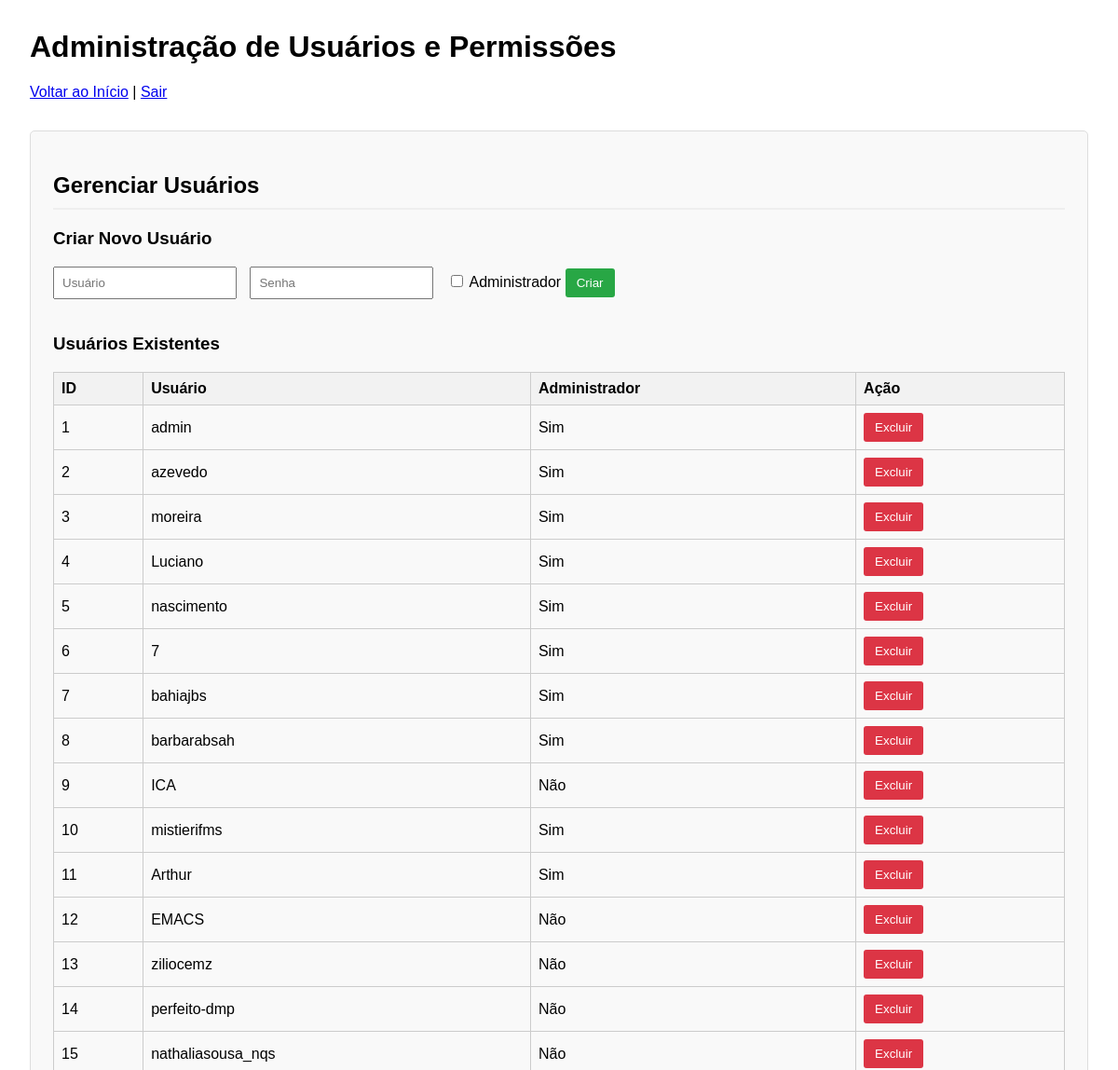
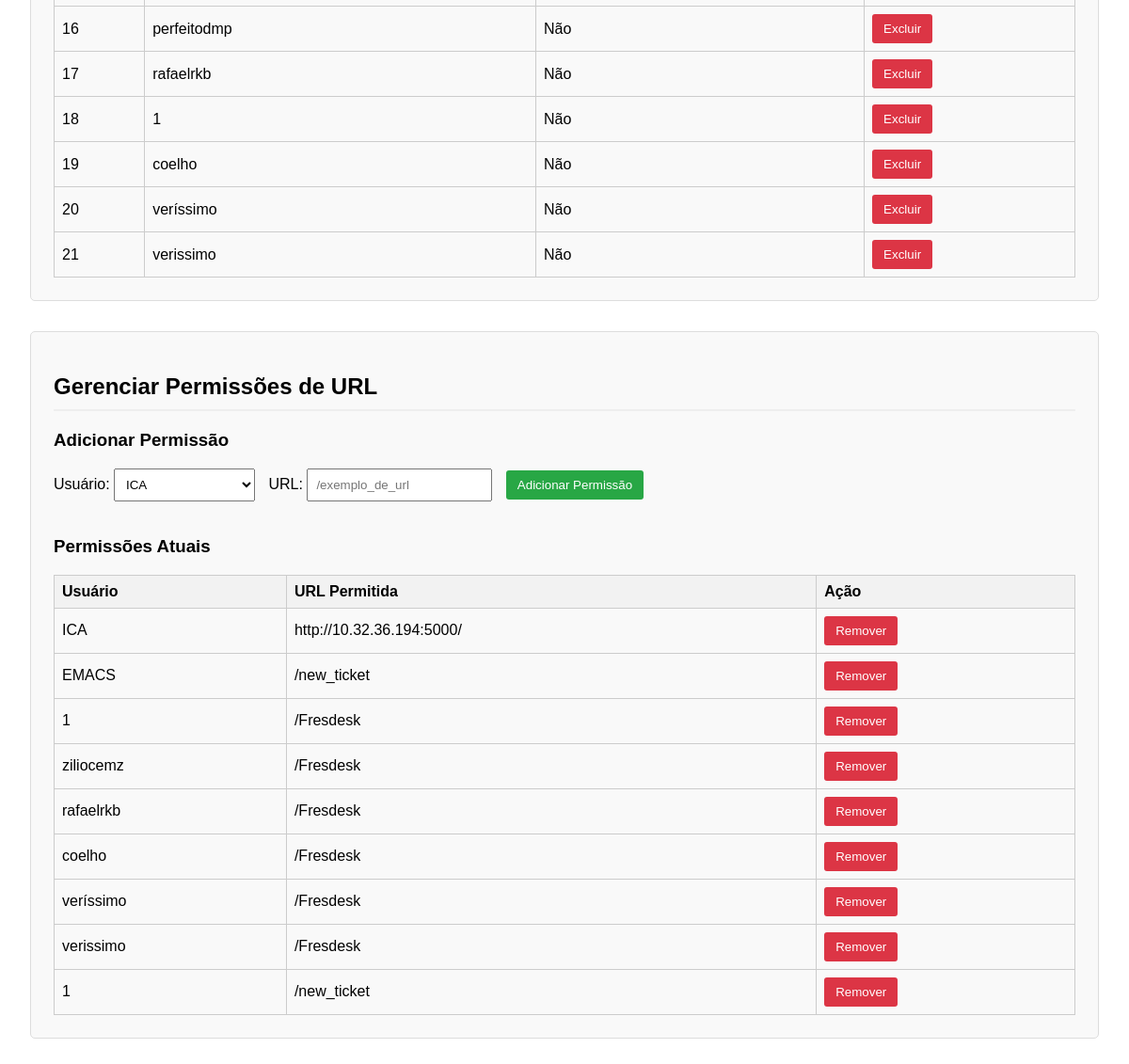
The page /admin (signed in) on the database its author committed (2 pictures, top to bottom).
### APP2_LIMPO.py (models this page shows, shortened)
class User(UserMixin, db.Model):
    id = db.Column(db.Integer, primary_key=True)
    username = db.Column(db.String(50), unique=True, nullable=False)
    password_hash = db.Column(db.String(128), nullable=False)
    is_admin = db.Column(db.Boolean, default=False)

class Permission(db.Model):
    id = db.Column(db.Integer, primary_key=True)
    AUX1 = db.Column(db.Integer, db.ForeignKey('user.id'), nullable=False)
    url = db.Column(db.String(200), nullable=False)
    user = db.relationship('User', backref='permissions')

### APP2_LIMPO.py (the view, shortened to what this page needs)
@app.route('/admin', methods=['GET', 'POST'])
@login_required
@permission_required
def admin():
    if not current_user.is_admin:
        flash('Acesso negado: apenas administradores podem acessar esta página.', 'error')
        return redirect(url_for('index'))
    users = User.query.all()
    permissions = Permission.query.all()
    return render_template('admin.html', users=users, permissions=permissions)

### APP2_LIMPO.py (called while the page is built, shortened)
def permission_required(f):
    @wraps(f)
    def decorated_function(*args, **kwargs):
        if not current_user.is_authenticated:
            flash('Você precisa estar logado para acessar esta página.', 'error')
            return redirect(url_for('login'))
        if getattr(current_user, 'is_admin', False):
            logger.debug("Usuário é admin, acesso total permitido.")
            return f(*args, **kwargs)
    return decorated_function

@app.context_processor
def utility_processor():
    def has_permission(url_path):
        if getattr(current_user, 'is_admin', False):
            return True
        if not current_user.is_authenticated:
            return False
        allowed_urls = [p.url for p in current_user.permissions]
        return _path_allowed(allowed_urls, url_path)
    return dict(has_permission=has_permission)

@login_manager.user_loader
def load_user(user_id):
    return db.session.get(User, int(user_id))

### templates/admin.html (shortened to what this page needs)
<!DOCTYPE html>
<html lang="pt-br">
<head>
</head>
<body>
    <div class="container">
        <h1>Administração de Usuários e Permissões</h1>
        <a href="{{ url_for('index') }}">Voltar ao Início</a> | <a href="{{ url_for('logout') }}">Sair</a>
        <div class="form-section">
            <h2>Gerenciar Usuários</h2>
            <h3>Criar Novo Usuário</h3>
            <form method="POST" action="{{ url_for('admin') }}">
                <input type="text" name="username" placeholder="Usuário" required>
                <input type="password" name="password" placeholder="Senha" required>
                <label><input type="checkbox" name="is_admin"> Administrador</label>
                <button type="submit">Criar</button>
            </form>
            <h3 style="margin-top: 2em;">Usuários Existentes</h3>
            <table>
                <thead>
                    <tr>
                        <th>ID</th>
                        <th>Usuário</th>
                        <th>Administrador</th>
                        <th>Ação</th>
                    </tr>
                </thead>
                <tbody>
                    {% for user in users %}
                    <tr>
                        <td>{{ user.id }}</td>
                        <td>{{ user.username }}</td>
                        <td>{% if user.is_admin %}Sim{% else %}Não{% endif %}</td>
                        <td>
                            <form method="POST" action="{{ url_for('admin') }}" style="display:inline;">
                                <button type="submit" class="btn-delete" onclick="return confirm('Tem certeza que deseja excluir este usuário?');">Excluir</button>
                            </form>
                        </td>
                    </tr>
                    {% endfor %}
                </tbody>
            </table>
        </div>
        <div class="form-section">
            <h2>Gerenciar Permissões de URL</h2>
            <h3>Adicionar Permissão</h3>
            <form method="POST" action="{{ url_for('admin') }}">
                <label for="user_id">Usuário:</label>
                <select name="user_id" id="user_id" required>
                    {% for user in users %}
                        {% if not user.is_admin %}
                            <option value="{{ user.id }}">{{ user.username }}</option>
                        {% endif %}
                    {% endfor %}
                </select>
                <label for="url">URL:</label>
                <input type="text" name="url" id="url" placeholder="/exemplo_de_url" required>
                <button type="submit">Adicionar Permissão</button>
            </form>
            <h3 style="margin-top: 2em;">Permissões Atuais</h3>
            <table>
                <thead>
                    <tr>
                        <th>Usuário</th>
                        <th>URL Permitida</th>
                        <th>Ação</th>
                    </tr>
                </thead>
                <tbody>
                    {% for perm in permissions %}
                    <tr>
                        <td>{{ perm.user.username }}</td>
                        <td>{{ perm.url }}</td>
                        <td>
                            <form method="POST" action="{{ url_for('admin') }}" style="display:inline;">
                                <button type="submit" class="btn-delete">Remover</button>
                            </form>
                        </td>
                    </tr>
                    {% endfor %}
                </tbody>
            </table>
        </div>
    </div>
</body>
</html>

### templates/admin.html (style rules this page uses)
body { font-family: sans-serif; margin: 2em; }
table { border-collapse: collapse; width: 100%; margin-top: 1em; }
th, td { border: 1px solid #ccc; padding: 8px; text-align: left; }
th { background-color: #f2f2f2; }
.container { max-width: 1200px; margin: auto; }
.form-section { background-color: #f9f9f9; padding: 1.5em; border: 1px solid #ddd; margin-top: 2em; border-radius: 5px; }
h2 { border-bottom: 2px solid #eee; padding-bottom: 10px; }
input[type="text"], input[type="password"], select { padding: 8px; margin-right: 10px; }
button { padding: 8px 12px; cursor: pointer; background-color: #28a745; color: white; border: none; border-radius: 3px; }
.btn-delete { background-color: #dc3545; }

### rows shown on the page
User: id "1", username "admin", is_admin "Sim"
User: id "2", username "azevedo", is_admin "Sim"
User: id "3", username "moreira", is_admin "Sim"
User: id "4", username "Luciano", is_admin "Sim"
User: id "5", username "nascimento", is_admin "Sim"
User: id "6", username "7", is_admin "Sim"
User: id "7", username "bahiajbs", is_admin "Sim"
User: id "8", username "barbarabsah", is_admin "Sim"
User: id "9", username "ICA", is_admin "Não"
User: id "10", username "mistierifms", is_admin "Sim"
User: id "11", username "Arthur", is_admin "Sim"
User: id "12", username "EMACS", is_admin "Não"
User: id "13", username "ziliocemz", is_admin "Não"
User: id "14", username "perfeito-dmp", is_admin "Não"
User: id "15", username "nathaliasousa_nqs", is_admin "Não"
User: id "16", username "perfeitodmp", is_admin "Não"
User: id "17", username "rafaelrkb", is_admin "Não"
User: id "18", username "1", is_admin "Não"
User: id "19", username "coelho", is_admin "Não"
User: id "20", username "veríssimo", is_admin "Não"
User: id "21", username "verissimo", is_admin "Não"
Permission: user.username "ICA", url "http://10.32.36.194:5000/"
Permission: user.username "EMACS", url "/new_ticket"
Permission: user.username "1", url "/Fresdesk"
Permission: user.username "ziliocemz", url "/Fresdesk"
Permission: user.username "rafaelrkb", url "/Fresdesk"
Permission: user.username "coelho", url "/Fresdesk"
Permission: user.username "veríssimo", url "/Fresdesk"
Permission: user.username "verissimo", url "/Fresdesk"
Permission: user.username "1", url "/new_ticket"

### other values the page prints
form field user_id "ICA"
